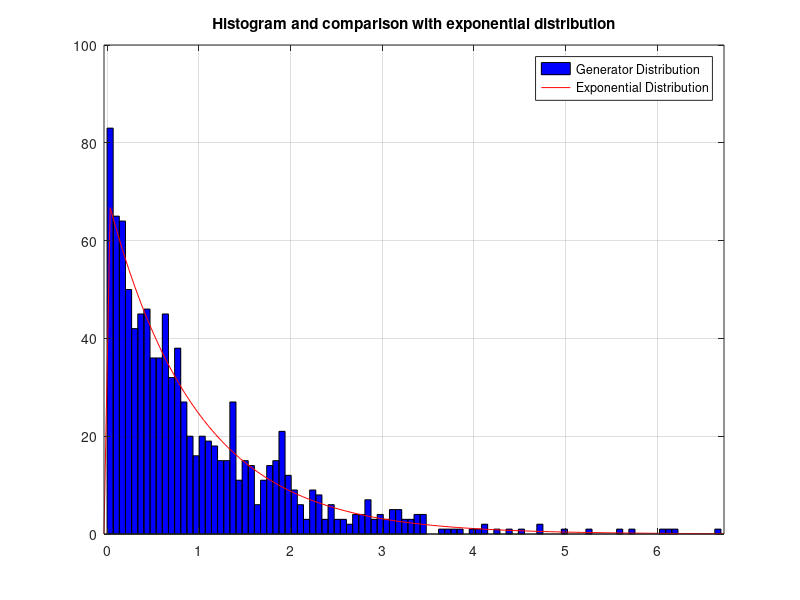

The MATLAB source for this figure:
%% Data Analysis Course 2021 - Exercise 2.2 

clear;
close all;
clc;

% Bins
bins = 100;
% Random Numbers
n = 1000;
lamda = 1;

randomNumbers = zeros(n,1);

% Getting the random values from exponential
for i=1:n
    randomNumbers(i) = expinv(rand(),lamda); % cdf/ask
end

histfit(randomNumbers,bins,'exponential');  % fits in the pdf/spp
title("Histogram and comparison with exponential distribution");
grid on
legend("Generator Distribution","Exponential Distribution");
